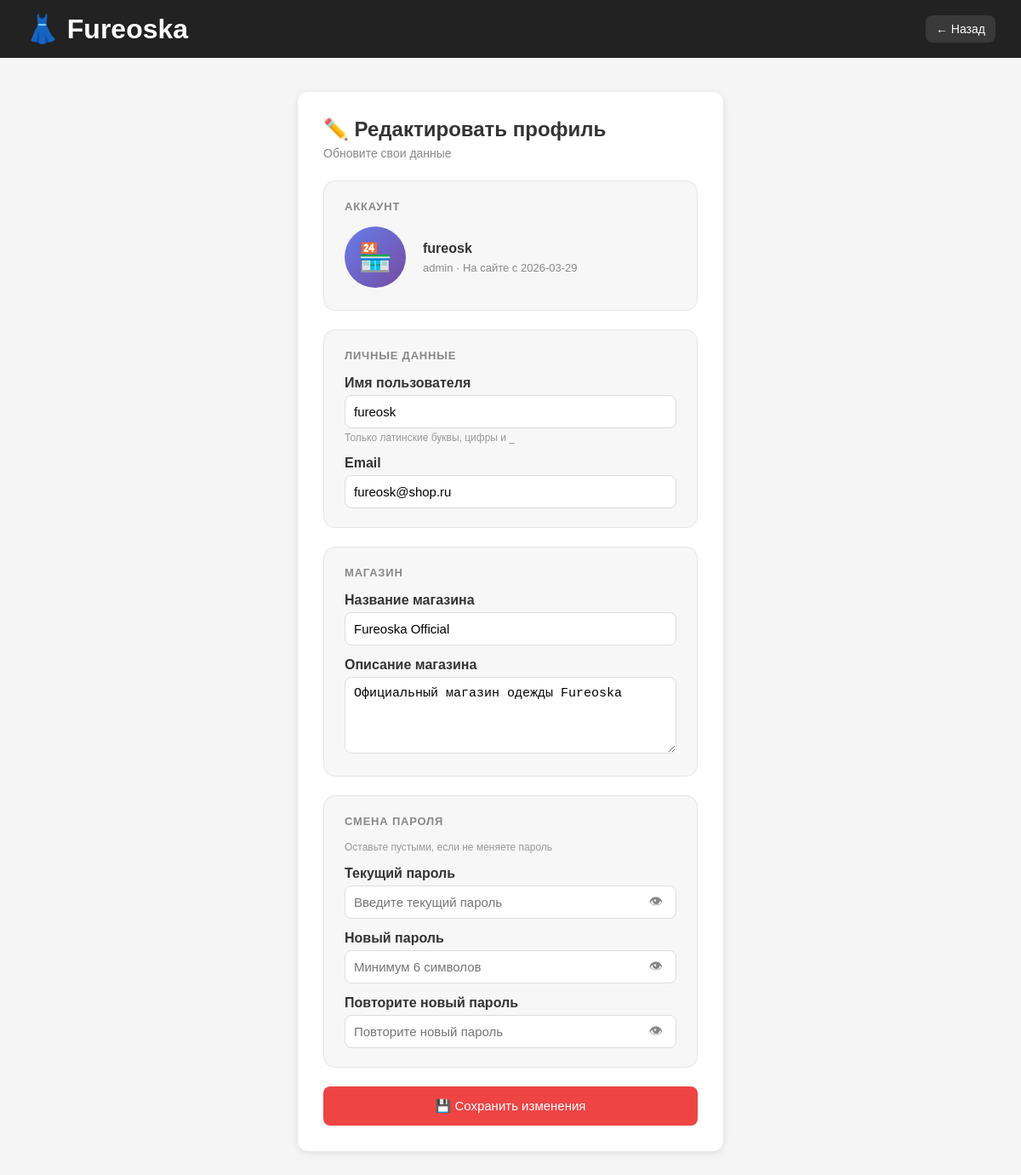
/profile/edit (signed in), run on the app's committed database.
### tables this page shows
CREATE TABLE users (
            id INTEGER PRIMARY KEY AUTOINCREMENT,
            username TEXT UNIQUE NOT NULL,
            email TEXT UNIQUE NOT NULL,
            password TEXT NOT NULL,
            role TEXT NOT NULL DEFAULT 'buyer',
            shop_name TEXT, shop_desc TEXT, avatar TEXT,
            created_at TEXT DEFAULT CURRENT_TIMESTAMP);

### app.py (the view, shortened to what this page needs)
@app.route("/profile/edit", methods=["GET","POST"])
def profile_edit():
    user = current_user()
    if not user: return redirect(url_for("login"))
    return render_template("profile_edit.html",user=user,dark=get_dark())

### app.py (called while the page is built)
def get_db():
    conn = sqlite3.connect(DB)
    conn.row_factory = sqlite3.Row
    return conn

def generate_csrf_token():
    if "csrf_token" not in session:
        session["csrf_token"] = secrets.token_hex(16)
    return session["csrf_token"]

def current_user():
    uid = session.get("user_id")
    if not uid: return None
    conn = get_db()
    user = conn.execute("SELECT * FROM users WHERE id=?",(uid,)).fetchone()
    conn.close()
    return user

def get_dark():
    return session.get("dark",False)

### templates/profile_edit.html (shortened to what this page needs)
<!DOCTYPE html>
<html>
<head>
    <link rel="stylesheet" href="/static/style.css">
</head>
<body class="{{ 'dark' if dark else '' }}">
    <header>
        <a href="/" style="text-decoration:none; color:inherit;"><h1>👗 Fureoska</h1></a>
        <div class="header-right">
            <a href="/profile" class="icon-btn">← Назад</a>
        </div>
    </header>
    <div class="form-container">
        <h2 style="margin-bottom:6px;">✏️ Редактировать профиль</h2>
        <p style="color:#888; font-size:14px; margin-bottom:24px;">Обновите свои данные</p>
        <form method="POST" id="editForm">
            <div class="edit-section">
                <div class="edit-section-title">Аккаунт</div>
                <div class="avatar-area">
                    <div class="avatar-circle">
                        {% if user.role in ('seller', 'admin') %}🏪{% else %}🛍️{% endif %}
                    </div>
                    <div class="avatar-info">
                        <strong>{{ user.username }}</strong>
                        <p>{{ user.role }} · На сайте с {{ user.created_at[:10] }}</p>
                    </div>
                </div>
            </div>
            <div class="edit-section">
                <div class="edit-section-title">Личные данные</div>
                <label>Имя пользователя</label>
                <input type="text" name="username" value="{{ user.username }}"
                       placeholder="username" minlength="3" maxlength="30" required>
                <p class="hint">Только латинские буквы, цифры и _</p>
                <label style="margin-top:14px;">Email</label>
                <input type="email" name="email" value="{{ user.email or '' }}"
                       placeholder="Ваш email" required>
            </div>
            {% if user.role in ('seller', 'admin') %}
            <div class="edit-section">
                <div class="edit-section-title">Магазин</div>
                <label>Название магазина</label>
                <input type="text" name="shop_name" value="{{ user.shop_name or '' }}"
                       placeholder="Название магазина">
                <label style="margin-top:14px;">Описание магазина</label>
                <textarea name="shop_desc" placeholder="Расскажите о своём магазине" style="height:90px;">{{ user.shop_desc or '' }}</textarea>
            </div>
            {% endif %}
            <div class="edit-section">
                <div class="edit-section-title">Смена пароля</div>
                <p class="hint" style="margin-bottom:14px;">Оставьте пустыми, если не меняете пароль</p>
                <label>Текущий пароль</label>
                <div class="password-toggle">
                    <input type="password" name="current_password" id="cur_pw"
                           placeholder="Введите текущий пароль" autocomplete="current-password">
                    <button type="button" onclick="togglePw('cur_pw', this)">👁</button>
                </div>
                <label style="margin-top:14px;">Новый пароль</label>
                <div class="password-toggle">
                    <input type="password" name="new_password" id="new_pw"
                           placeholder="Минимум 6 символов" autocomplete="new-password">
                    <button type="button" onclick="togglePw('new_pw', this)">👁</button>
                </div>
                <label style="margin-top:14px;">Повторите новый пароль</label>
                <div class="password-toggle">
                    <input type="password" name="confirm_password" id="conf_pw"
                           placeholder="Повторите новый пароль" autocomplete="new-password">
                    <button type="button" onclick="togglePw('conf_pw', this)">👁</button>
                </div>
            </div>
            <button type="submit" class="btn" style="width:100%; padding:14px; font-size:15px;">
                💾 Сохранить изменения
            </button>
        </form>
    </div>
</body>
</html>

### static/style.css (style rules this page uses)
* { box-sizing: border-box; margin: 0; padding: 0; }
body { font-family: Arial, sans-serif; background: #f5f5f5; color: #333; transition: background 0.3s, color 0.3s; }
header { background: #222; color: white; padding: 15px 30px; display: flex; justify-content: space-between; align-items: center; flex-wrap: wrap; gap: 10px; }
.header-right { display: flex; align-items: center; gap: 10px; flex-wrap: wrap; }
.icon-btn { color: white; text-decoration: none; font-size: 14px; padding: 8px 12px; border-radius: 8px; background: rgba(255,255,255,0.1); position: relative; }
.btn { background: #e44; color: white; padding: 8px 16px; border-radius: 8px; text-decoration: none; border: none; cursor: pointer; font-size: 13px; }
.form-container { max-width: 500px; margin: 40px auto; background: white; padding: 30px; border-radius: 12px; box-shadow: 0 2px 8px rgba(0,0,0,0.1); }
label { display: block; margin: 15px 0 5px; font-weight: bold; }
input, select, textarea { width: 100%; padding: 10px; border: 1px solid #ddd; border-radius: 8px; font-size: 15px; }
textarea { height: 100px; }

### templates/profile_edit.html (style rules this page uses)
.edit-section { background: rgba(0,0,0,0.03); border: 1px solid rgba(0,0,0,0.07); border-radius: 14px; padding: 22px 24px; margin-bottom: 22px; }
.edit-section-title { font-size: 13px; font-weight: 700; text-transform: uppercase; letter-spacing: 0.8px; color: #888; margin-bottom: 16px; }
.password-toggle { position: relative; }
.password-toggle input { padding-right: 44px; }
.password-toggle button { position: absolute; right: 12px; top: 50%; transform: translateY(-50%); background: none; border: none; cursor: pointer; font-size: 16px; padding: 4px; color: #888; }
.hint { font-size: 12px; color: #999; margin-top: 4px; margin-bottom: 0; }
.avatar-area { display: flex; align-items: center; gap: 20px; margin-bottom: 4px; }
.avatar-circle { width: 72px; height: 72px; border-radius: 50%; background: linear-gradient(135deg, #667eea, #764ba2); display: flex; align-items: center; justify-content: center; font-size: 32px; flex-shrink: 0; }
.avatar-info { flex: 1; }
.avatar-info p { font-size: 13px; color: #888; margin-top: 6px; }

### data on the page
users: username "fureosk", role "admin", created_at "2026-03-29", email "fureosk@shop.ru", shop_name "Fureoska Official", shop_desc "Официальный магазин одежды Fureoska"
